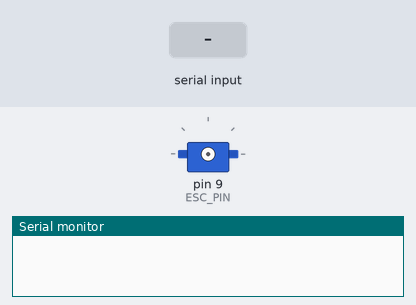
Recording of a sketch running on a simulated Arduino Uno, built with avr-gcc and run on an emulated ATmega328P. Parts: servo, the last lines printed to the serial monitor. Inputs (shaded band) come from the test bench.

Above: at 0.01 s.
At 1.4 s:
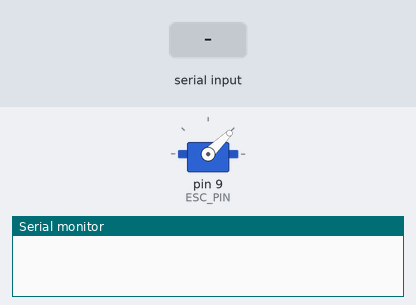
1.5 s: "_\n" received over Serial
At 2.6 s:
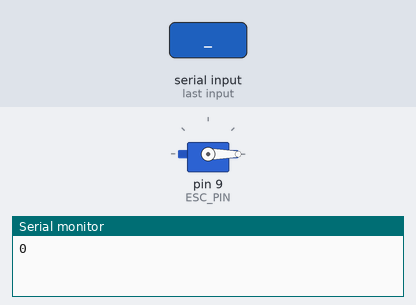
Timing chart, 0 to 4.5 s (numbered marks = the images above; inputs shaded):
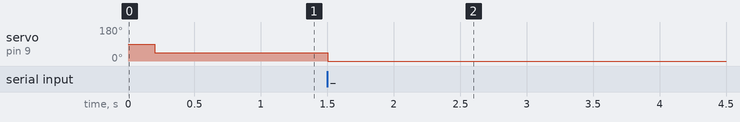

The sketch:

flight_mode.ino
```cpp
/***********************FLIGHT MODE************************
1. Plug motor red to ESC red, motor black to ESC black,
and motor yellow to ESC blue
2. Plug two pins of ESC BEC into arduino: ESC black to
arduino GND, and ESC white to pwm pin 9
3. Push arduino code
4. Unplug arduino from usb
5. Plug final red pin of ESC BEC into 5v of arduino
6. Plug in ESC to battery
7. Wait for 6 battery beeps and two confirmation beeps
8. Replug arduino - motor will spin up and down to adjust
to voltage
9. Ready to send commands
**********************************************************/

//DO NOT PUSH NEW ARDUINO CODE IF SOMETHING IS ALREADY RUNNING!!!

#include <Servo.h>

#define MAX_THROTTLE 2000
#define MIN_THROTTLE 1000
#define ESC_PIN 9

Servo esc;
String combinedData;
int start;
int throttle;
int end;
int values[3];

void setup()
{
  Serial.begin(9600);
  delay(100);
  esc.attach(ESC_PIN);
  delay(100);
  esc.writeMicroseconds(MIN_THROTTLE);
}

void loop() {

 if (Serial.available() > 0)
    {
      combinedData = Serial.readStringUntil('\n');

      int messagesIndex = 0;
      int startSubString = 0;

    // Split combinedData using underscore as delimiter
    for (int i = 0; i <= combinedData.length(); i++)
    {
      if (i == combinedData.length() || combinedData.charAt(i) == '_')
      {
        values[messagesIndex++] = combinedData.substring(startSubString, i).toInt();
        startSubString = i + 1;
      }
    }
      start = values[0];
      throttle = values[1];
      end = values[2];

      //int mappedThrottle = map(throttle, 0, 1023, 1000, 2000);

      esc.writeMicroseconds(throttle);
      Serial.print(throttle);

      delay(10);
    }
}
```

Measured:
- after the input at 1.5 s, servo on pin 9 (ESC_PIN): 44° → 0° at once
